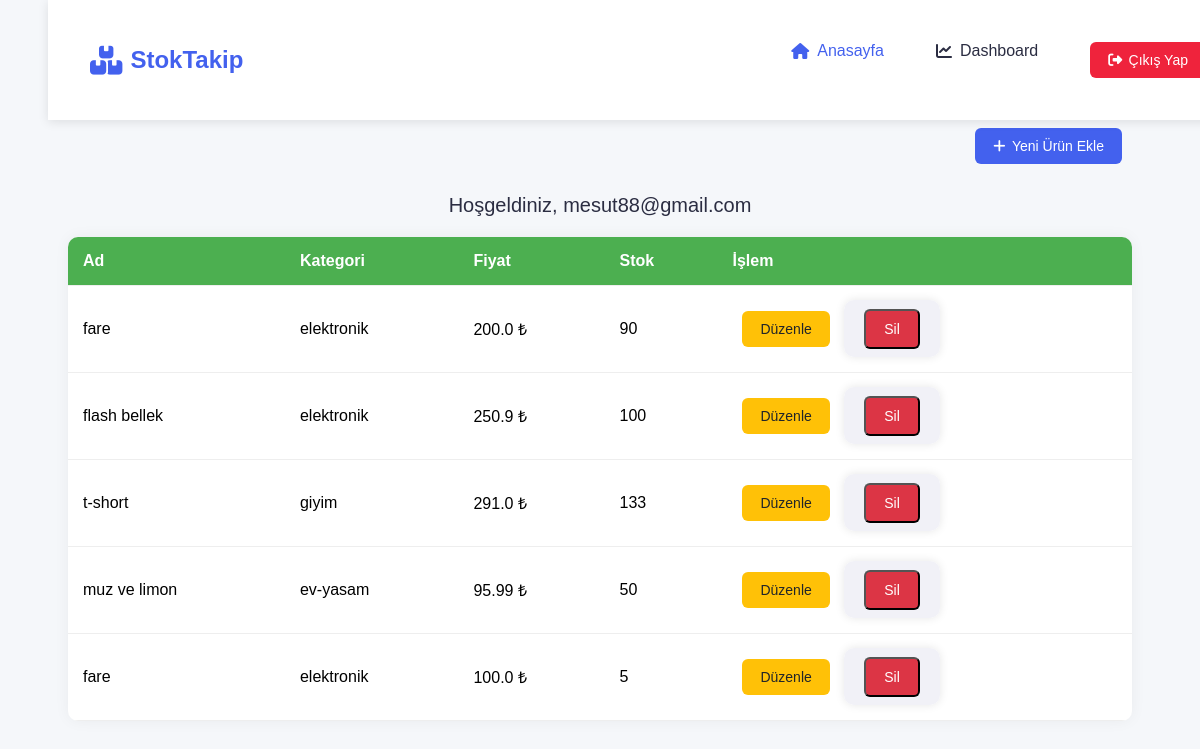
The app's page /dashboard (signed in) with its own data.
### app.py (models this page shows)
class User(UserMixin, db.Model):
    id = db.Column(db.Integer, primary_key=True) # essiz id tanimi
    name = db.Column(db.String(100), nullable=False) #name=form ıcındekı degerı al ve gonder
    email = db.Column(db.String(100), unique=True, nullable=False) #email verısı
    password = db.Column(db.String(100), nullable=False) #password verısı
    urunler = db.relationship("Urun", back_populates="kullanici")

class Urun(UserMixin, db.Model):
    id = db.Column(db.Integer, primary_key=True)  # essiz id tanimi
    ad = db.Column(db.String(100), nullable=False)
    kategori = db.Column(db.String(50), nullable=False)
    fiyat = db.Column(db.Float, nullable=False)
    stok = db.Column(db.Integer, nullable=False)
    kullanici_id = db.Column(db.Integer, db.ForeignKey('user.id'), nullable=False)
    kullanici = db.relationship("User", back_populates="urunler")

### app.py (the view)
@app.route('/dashboard')
@login_required
def dashboard():
     urunler = Urun.query.filter_by(kullanici_id=current_user.id).order_by(Urun.id.desc()).all()
     return render_template('dashboard.html', urunler=urunler)

### app.py (called while the page is built)
@login_manager.user_loader
def load_user(user_id):
    return User.query.get(int(user_id))

### templates/dashboard.html (shortened to what this page needs)
<!DOCTYPE html>
<html lang="tr">
<head>
    <link rel="stylesheet" href="style.css">
     <link rel="stylesheet" href="https://cdnjs.cloudflare.com/ajax/libs/font-awesome/6.0.0-beta3/css/all.min.css">
</head>
<body>
    <nav class="navbar">
        <div class="navbar-container">
            <a href="{{ url_for('index') }}" class="logo">
                <i class="fas fa-boxes"></i> StokTakip
            </a>
            <ul class="nav-menu">
                <li><a href="{{ url_for('index') }}" class="nav-link active"><i class="fas fa-home"></i> Anasayfa</a></li>
                <li><a href="{{ url_for('dashboard') }}" class="nav-link"><i class="fas fa-chart-line"></i> Dashboard</a></li>
                <a href="{{ url_for('logout') }}" class="btn btn-logout"><i class="fas fa-sign-out-alt"></i> Çıkış Yap</a>
            </ul>
        </div>
    </nav>
    <div class="container">
        <div class="top-buttons">
            <a href="{{ url_for('urun_ekle') }}" class="btn btn-add"><i class="fas fa-plus"></i> Yeni Ürün Ekle</a>
        </div>
        {% if current_user.is_authenticated %}
        <div class="welcome-message">
            Hoşgeldiniz, {{ current_user.name }}
        </div>
        {% endif %}
        <table>
            <thead>
                <tr>
                    <th>Ad</th>
                    <th>Kategori</th>
                    <th>Fiyat</th>
                    <th>Stok</th>
                    <th>İşlem</th>
                </tr>
            </thead>
            <tbody>
                {% for urun in urunler %}
                <tr>
                    <td>{{ urun.ad }}</td>
                    <td>{{ urun.kategori }}</td>
                    <td>{{ urun.fiyat }} ₺</td>
                    <td>{{ urun.stok }}</td>
                    <td>
                        <a href="{{ url_for('urun_duzenle', urun_id=urun.id) }}" class="btn btn-edit">Düzenle</a>
                        <form action="{{ url_for('urun_sil', urun_id=urun.id) }}" method="POST" style="display:inline;" onsubmit="return confirm('Ürünü silmek istediğinize emin misiniz?');">
                            <button type="submit" class="btn btn-delete">Sil</button>
                        </form>
                    </td>
                </tr>
                {% else %}
                <tr>
                    <td colspan="5" style="text-align:center;">Henüz ürün eklenmedi.</td>
                </tr>
                {% endfor %}
            </tbody>
        </table>
    </div>
</body>
</html>

### statik/css/style.css (style rules this page uses)
body { font-family: Arial, sans-serif; background-color: #ededf0; padding: 40px; text-align: center; }
a { margin: 10px; color: #007BFF; text-decoration: none; }
form { background-color: rgb(241, 241, 247); padding: 20px; border-radius: 10px; display: inline-block; margin-top: 20px; box-shadow: 0 0 10px rgba(0,0,0,0.1); }

### templates/dashboard.html (style rules this page uses)
:root { --primary-color: #4361ee; --secondary-color: #3f37c9; --accent-color: #4895ef; --dark-color: #2b2d42; --light-color: #f8f9fa; --danger-color: #ef233c; --success-color: #4cc9f0; --warning-color: #f8961e; --gray-color: #adb5bd; }
body { background-color: #f5f7fa; font-family: 'Poppins', sans-serif; padding-top: 80px; }
.navbar { background-color: white; box-shadow: 0 2px 10px rgba(0, 0, 0, 0.1); position: fixed; width: 100%; top: 0; z-index: 1000; }
.navbar-container { display: flex; justify-content: space-between; align-items: center; padding: 1rem 2rem; max-width: 1200px; margin: 0 auto; }
.logo { font-size: 1.5rem; font-weight: 700; color: var(--primary-color); text-decoration: none; display: flex; align-items: center; gap: 0.5rem; }
.logo i { font-size: 1.8rem; }
.nav-menu { display: flex; list-style: none; gap: 2rem; }
.nav-link { text-decoration: none; color: var(--dark-color); font-weight: 500; display: flex; align-items: center; gap: 0.5rem; transition: color 0.3s; }
.nav-link:hover, .nav-link.active { color: var(--primary-color); }
.btn { padding: 0.6rem 1.2rem; border-radius: 5px; font-weight: 500; cursor: pointer; transition: all 0.3s; text-decoration: none; display: inline-flex; align-items: center; gap: 0.5rem; }
.container { max-width: 1200px; margin: auto; padding: 30px 20px; }
.top-buttons { display: flex; justify-content: flex-end; gap: 1rem; margin-bottom: 20px; }
.btn { padding: 10px 18px; border-radius: 6px; text-decoration: none; font-weight: 500; font-size: 14px; cursor: pointer; transition: background-color 0.3s ease; display: inline-flex; align-items: center; gap: 0.4rem; }
.btn-add { background-color: var(--primary-color); color: white; }
.btn-logout { background-color: var(--danger-color); color: white; }
table { width: 100%; border-collapse: collapse; background-color: white; border-radius: 10px; overflow: hidden; box-shadow: 0 0 15px rgba(0, 0, 0, 0.05); }
th, td { padding: 15px; text-align: left; border-bottom: 1px solid #eee; }
th { background-color: #4CAF50; color: white; }
.btn-edit { background-color: #ffc107; color: #212529; }
.btn-delete { background-color: #dc3545; color: white; }
.welcome-message { margin-bottom: 20px; font-size: 20px; color: var(--dark-color); }

### records on screen
User: name "mesut88@gmail.com"
Urun: ad "fare", kategori "elektronik", fiyat "200.0", stok "90"
Urun: ad "flash bellek", kategori "elektronik", fiyat "250.9", stok "100"
Urun: ad "t-short", kategori "giyim", fiyat "291.0", stok "133"
Urun: ad "muz ve limon", kategori "ev-yasam", fiyat "95.99", stok "50"
Urun: ad "fare", kategori "elektronik", fiyat "100.0", stok "5"
